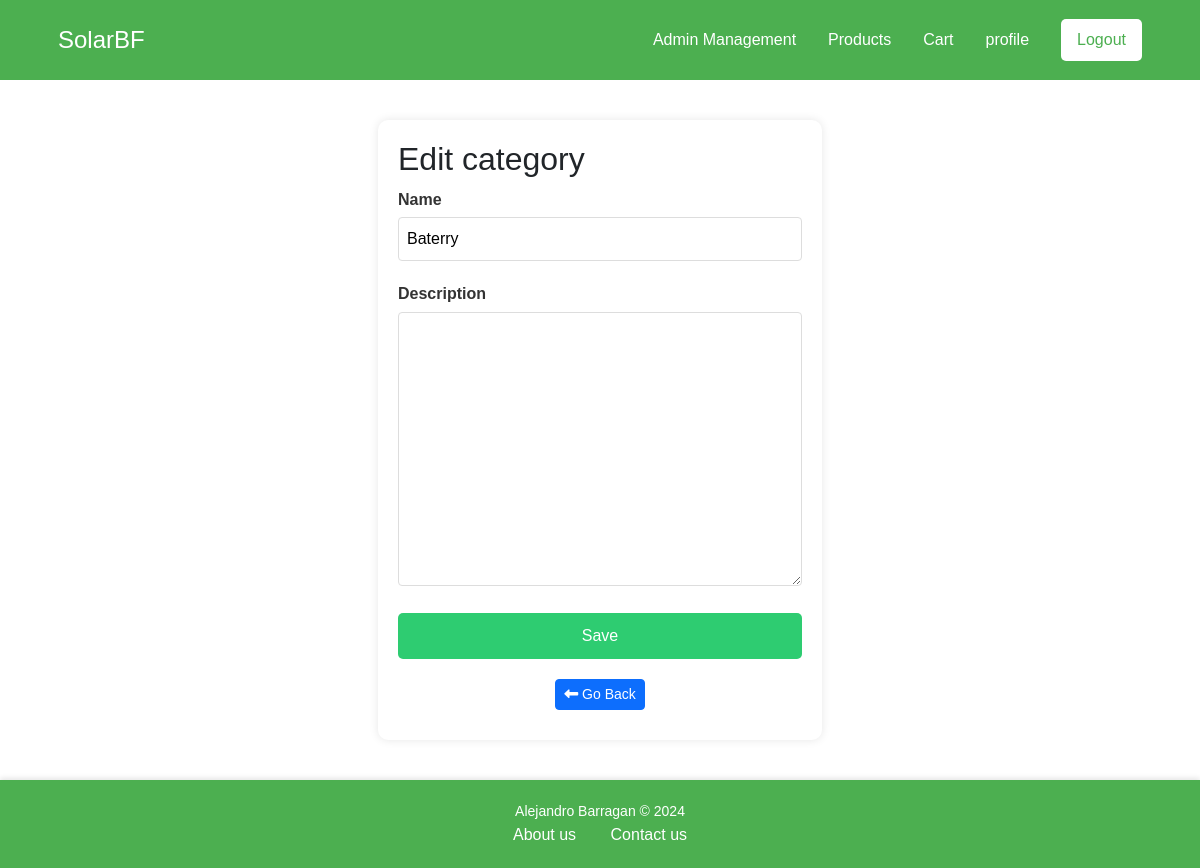
The page /products/categories/edit_category/4/ (signed in) on the database as committed earlier.
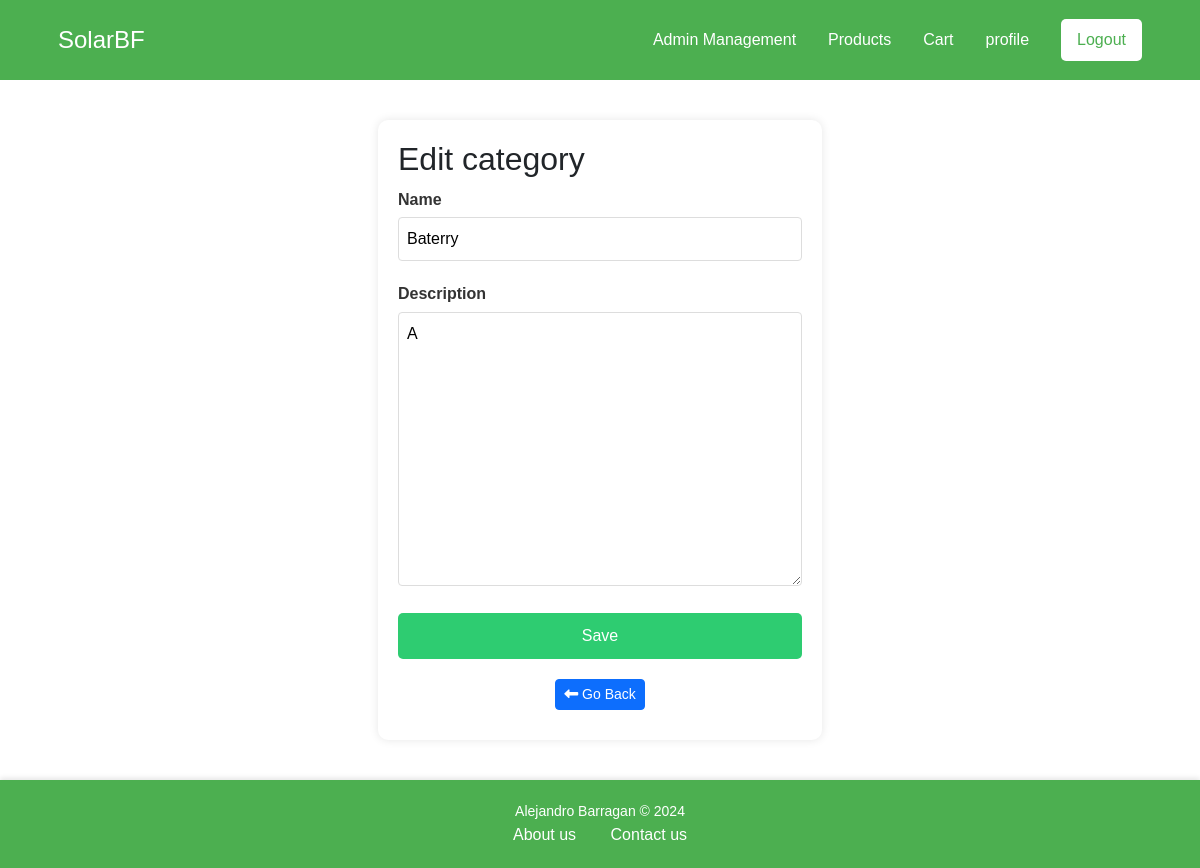
The same page on the database as committed later.
### products/models.py (models this page shows, shortened)
class Category(models.Model):
    name = models.CharField(max_length=255)
    description = models.TextField(blank=True)

### products/views.py (the view)
# urls.py: path('categories/edit_category/<int:category_id>/', views.edit_category, name='edit_category'),
@login_required
@user_passes_test(is_staff_or_worker)
def edit_category(request, category_id):
    category = Category.objects.get(id=category_id)
    if request.method == 'POST':
        form = CategoryForm(request.POST, instance=category)
        if form.is_valid():
            form.save()
            messages.success(request, 'Category updated successfully!')
            return redirect('categories')
    else:
        form = CategoryForm(instance=category)
    return render(request, 'admin/edit_category.html', {'form': form, 'category': category})

### products/forms.py
class CategoryForm(forms.ModelForm):
    class Meta:
        model = Category
        fields = ['name', 'description']

### products/views.py (called while the page is built)
def is_staff_or_worker(user):
    return user.is_staff or user.role == 'worker'

### templates/admin/edit_category.html (shortened to what this page needs)
{% extends 'base.html' %}
{% load static %}
{% block style %}
    <link rel="stylesheet" href="{% static 'css/edit_category.css' %}"/>
    <link rel="stylesheet" href="{% static 'css/forms.css' %}"/>
{% endblock %}
{% block content %}
<div class="form-container">
    <h2>Edit category</h2>
    <form method="POST" enctype="multipart/form-data">
        {% for field in form %}
        <div class="form-group">
            <label for="{{ field.id_for_label }}">{{ field.label }}</label>
            {{ field }}
        </div>
        {% endfor %}
        <button type="submit" class="submit-button">Save</button>
    </form>
    <div class="button-container">
        <button type="button" class="btn btn-sm btn-primary" onclick="history.back()"><i class="fa-solid fa-left-long"></i> Go Back</button>
    </div>
</div>
{% endblock %}

Rows that differ between the two databases and show on the page:
changed Category "Baterry": description (not shown) → "A"
